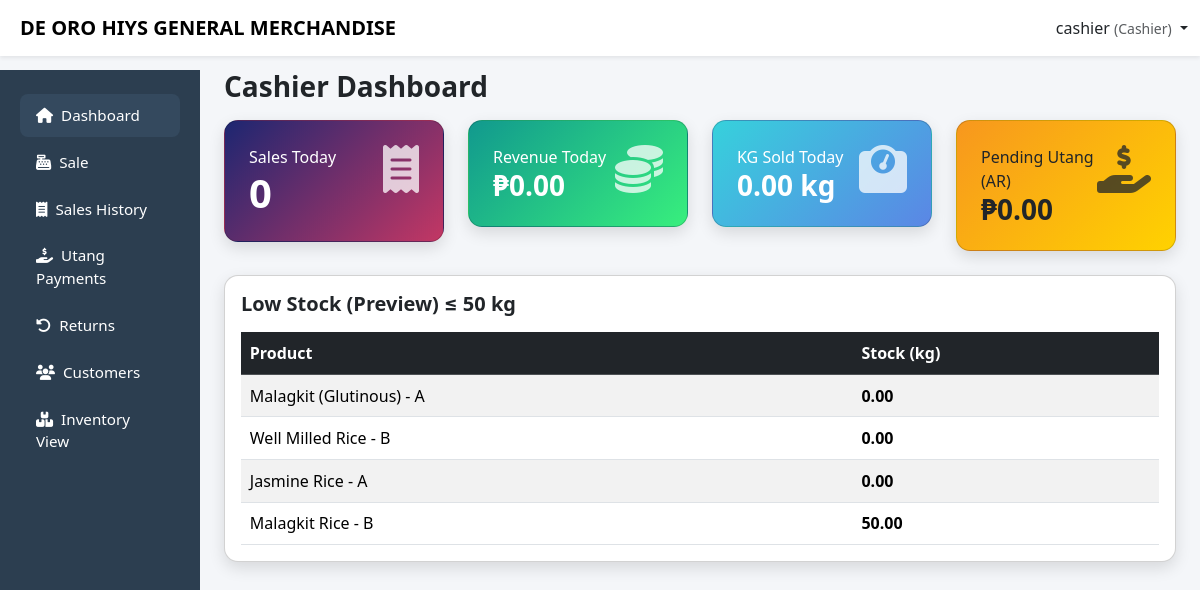
Screenshot of /cashier/dashboard.php (signed in) with the database file from the repository.
### tables this page shows
CREATE TABLE `products` (
    `product_id` int(11) NOT NULL,
    `variety` varchar(100) DEFAULT NULL,
    `grade` varchar(50) DEFAULT NULL,
    `sku` varchar(50) DEFAULT NULL,
    `unit_weight_kg` decimal(10,2) DEFAULT NULL,
    `unit_price` decimal(10,2) DEFAULT NULL,
    `delivery_date` date DEFAULT NULL,
    `created_at` timestamp NOT NULL DEFAULT current_timestamp(),
    `archived` tinyint(1) NOT NULL DEFAULT 0,
    `stock_kg` decimal(10,2) NOT NULL DEFAULT 0.00
  );

### cashier/dashboard.php (the view, shortened to what this page needs)
<?php
include '../config/db.php';
$username = $_SESSION['username'] ?? 'Cashier';
$user_id = (int)($_SESSION['user_id'] ?? 0);
function h($v){ return htmlspecialchars((string)$v, ENT_QUOTES, 'UTF-8'); }
$todayStart = date('Y-m-d 00:00:00');
$todayEnd = date('Y-m-d 00:00:00', strtotime('+1 day'));
$stmt = $conn->prepare("
SELECT
COUNT(*) AS total_sales,
IFNULL(SUM(total_amount),0) AS revenue
FROM sales
WHERE user_id = ?
AND sale_date >= ? AND sale_date < ?
AND (status IS NULL OR LOWER(status) <> 'cancelled')
");
$stmt->bind_param("iss", $user_id, $todayStart, $todayEnd);
$stmt->execute();
$today = $stmt->get_result()->fetch_assoc() ?: ['total_sales'=>0,'revenue'=>0];
$stmt = $conn->prepare("
SELECT IFNULL(SUM(si.qty_kg),0) AS sold_kg
FROM sales_items si
JOIN sales s ON si.sale_id = s.sale_id
WHERE s.user_id = ?
AND s.sale_date >= ? AND s.sale_date < ?
AND (s.status IS NULL OR LOWER(s.status) <> 'cancelled')
");
$stmt->bind_param("iss", $user_id, $todayStart, $todayEnd);
$stmt->execute();
$kgToday = $stmt->get_result()->fetch_assoc() ?: ['sold_kg'=>0];
$stmt = $conn->prepare("
SELECT IFNULL(SUM(ar.balance),0) AS ar_balance
FROM account_receivable ar
JOIN sales s ON ar.sales_id = s.sale_id
WHERE ar.balance > 0
AND s.user_id = ?
AND (s.status IS NULL OR LOWER(s.status) <> 'cancelled')
");
$stmt->bind_param("i", $user_id);
$stmt->execute();
$ar = $stmt->get_result()->fetch_assoc() ?: ['ar_balance'=>0];
$threshold = 50;
$stmt = $conn->prepare("
SELECT p.product_id, p.variety, p.grade,
IFNULL(SUM(CASE
WHEN LOWER(it.type)='in' THEN it.qty_kg
WHEN LOWER(it.type)='out' THEN -it.qty_kg
WHEN LOWER(it.type)='adjust' THEN it.qty_kg
ELSE 0
END),0) AS stock_kg
FROM products p
LEFT JOIN inventory_transactions it ON it.product_id = p.product_id
WHERE p.archived=0
GROUP BY p.product_id
HAVING stock_kg <= ?
ORDER BY stock_kg ASC
LIMIT 5
");
$stmt->bind_param("d", $threshold);
$stmt->execute();
$lowStock = $stmt->get_result();
?>
<!DOCTYPE html>
<html lang="en">
<head>
<link href="https://cdn.jsdelivr.net/npm/bootstrap@5.3.2/dist/css/bootstrap.min.css" rel="stylesheet">
<link href="https://cdnjs.cloudflare.com/ajax/libs/font-awesome/6.5.1/css/all.min.css" rel="stylesheet">
<link href="../css/layout.css" link rel="stylesheet">
</head>
<body>
<nav class="navbar navbar-expand-lg navbar-light bg-white shadow-sm fixed-top">
<div class="container-fluid">
<span class="navbar-brand fw-bold ms-2">DE ORO HIYS GENERAL MERCHANDISE</span>
<div class="ms-auto dropdown">
<a class="nav-link dropdown-toggle" data-bs-toggle="dropdown">
<?= h($username) ?> <small class="text-muted">(Cashier)</small>
</a>
</div>
</div>
</nav>
<div class="container-fluid">
<div class="row">
<?php include '../includes/cashier_sidebar.php'; ?>
<main class="col-lg-10 ms-sm-auto px-4 main-content">
<h3 class="fw-bold mb-3">Cashier Dashboard</h3>
<div class="row g-4">
<div class="col-12 col-md-6 col-xl-3">
<div class="card modern-card bg-gradient-primary text-white p-4">
<div class="d-flex justify-content-between">
<div>
<div class="fw-light">Sales Today</div>
<div class="display-6 fw-bold"><?= (int)$today['total_sales'] ?></div>
</div>
<i class="fas fa-receipt fa-3x opacity-75"></i>
</div>
</div>
</div>
<div class="col-12 col-md-6 col-xl-3">
<div class="card modern-card bg-gradient-success text-white p-4">
<div class="d-flex justify-content-between">
<div>
<div class="fw-light">Revenue Today</div>
<div class="h3 fw-bold mb-0">₱<?= number_format((float)$today['revenue'],2) ?></div>
</div>
<i class="fas fa-coins fa-3x opacity-75"></i>
</div>
</div>
</div>
<div class="col-12 col-md-6 col-xl-3">
<div class="card modern-card bg-gradient-info text-white p-4">
<div class="d-flex justify-content-between">
<div>
<div class="fw-light">KG Sold Today</div>
<div class="h3 fw-bold mb-0"><?= number_format((float)$kgToday['sold_kg'],2) ?> kg</div>
</div>
<i class="fas fa-weight-scale fa-3x opacity-75"></i>
</div>
</div>
</div>
<div class="col-12 col-md-6 col-xl-3">
<div class="card modern-card bg-gradient-warning text-dark p-4">
<div class="d-flex justify-content-between">
<div>
<div class="fw-light">Pending Utang (AR)</div>
<div class="h3 fw-bold mb-0">₱<?= number_format((float)$ar['ar_balance'],2) ?></div>
</div>
<i class="fas fa-hand-holding-dollar fa-3x opacity-75"></i>
</div>
</div>
</div>
</div>
<div class="card modern-card mt-4">
<div class="card-body">
<h5 class="fw-bold mb-3">Low Stock (Preview) ≤ <?= number_format($threshold,0) ?> kg</h5>
<div class="table-responsive">
<table class="table table-striped align-middle mb-0">
<thead class="table-dark">
<tr><th>Product</th><th>Stock (kg)</th></tr>
</thead>
<tbody>
<?php if($lowStock && $lowStock->num_rows): ?>
<?php while($p = $lowStock->fetch_assoc()): ?>
<tr>
<td><?= h($p['variety']." - ".$p['grade']) ?></td>
<td class="fw-bold"><?= number_format((float)$p['stock_kg'],2) ?></td>
</tr>
<?php endwhile; ?>
<?php else: ?>
<tr><td colspan="2" class="text-center text-muted">No low stock items.</td></tr>
<?php endif; ?>
</tbody>
</table>
</div>
</div>
</div>
</main>
</div>
</div>
</body>
</html>

### css/layout.css (style rules this page uses)
body { background:#f4f6f9; padding-top: 60px; }
.modern-card { border-radius:14px; box-shadow:0 6px 16px rgba(0,0,0,.12); transition:.3s; }
.main-content { padding-top:0px; }
.bg-gradient-primary { background:linear-gradient(135deg,#1d2671,#c33764); }
.bg-gradient-success { background:linear-gradient(135deg,#11998e,#38ef7d); }
.bg-gradient-info { background:linear-gradient(135deg,#36d1dc,#5b86e5); }
.bg-gradient-warning { background:linear-gradient(135deg,#f7971e,#ffd200); }
.table td, .table th { padding:0.55rem; vertical-align: middle; }
.table td,.table th { vertical-align:middle; }
table td, .table th { padding:0.55rem; vertical-align: middle; }
body { background:#f4f6f9; padding-top:70px; }
.modern-card { border-radius:14px; box-shadow:0 6px 16px rgba(0,0,0,.12); }
.table td, .table th { vertical-align: middle; }

### rows the page displays
products: variety+grade "Malagkit (Glutinous) - A", stock_kg "0.00"
products: variety+grade "Well Milled Rice - B", stock_kg "0.00"
products: variety+grade "Jasmine Rice - A", stock_kg "0.00"
products: variety+grade "Malagkit Rice - B", stock_kg "50.00"

### other values shown
$username "cashier"
$today['total_sales'] "0"
$today['revenue'] "0.00"
$kgToday['sold_kg'] "0.00"
$ar['ar_balance'] "0.00"
$threshold "50"
